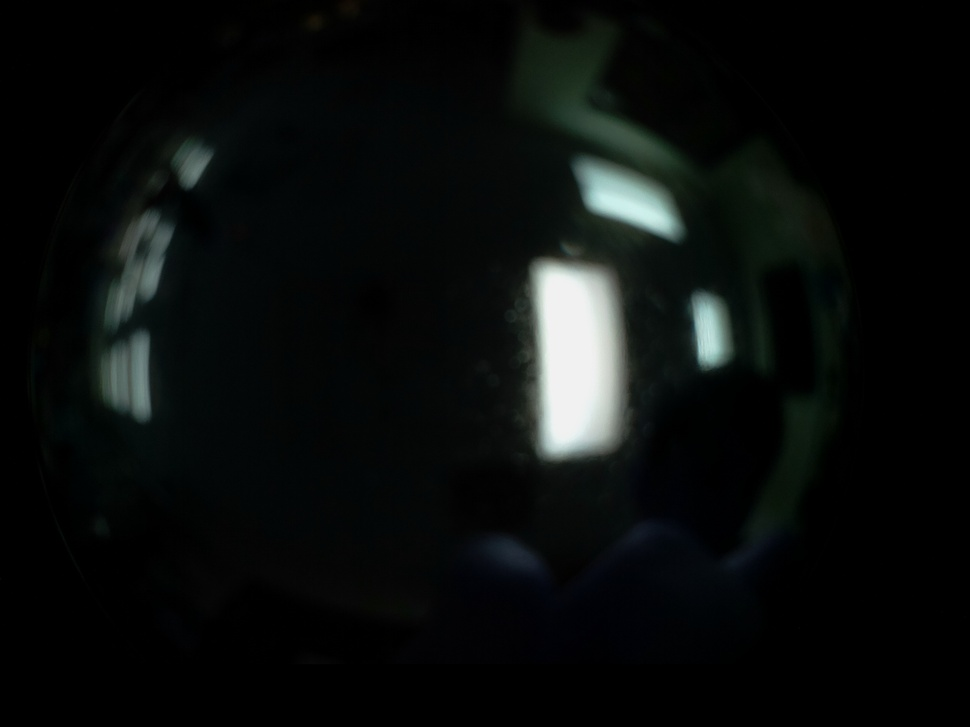
#> input picture quadcopter_new2/MyImage4.jpg, 970 x 727 px, shrunk from 2592 x 1944 before the run
$ python canny.py ../quadcopter_new2/MyImage4.jpg
#> lines starting #> are read from the running program, lines starting #| are printed output that depends on the picture; after the words box and inside, x2 and y2 are one past the last pixel; in counts of white or black regions, pixels touching at a corner belong together
import numpy as np
import cv2 as cv
from matplotlib import pyplot as plt
from sys import argv
img = cv.imread(argv[1],0)
#> img: shape (727, 970); min 0, max 242, mean 12.4
edges = cv.Canny(img,100,200)
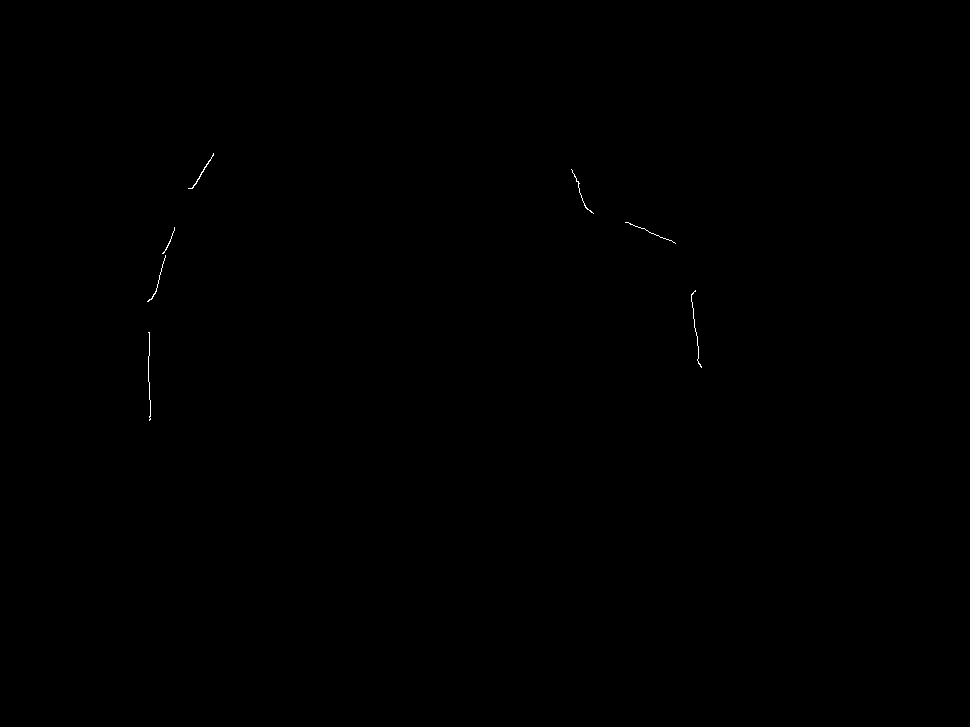
#> edges: shape (727, 970); 0.06% white in thin lines or dots, all inside (x1, y1, x2, y2) = (147, 153, 702, 421)
plt.subplot(121),plt.imshow(img,cmap = 'gray')
plt.title('Original Image'), plt.xticks([]), plt.yticks([])
plt.subplot(122),plt.imshow(edges,cmap = 'gray')
plt.title('Edge Image'), plt.xticks([]), plt.yticks([])
plt.show()
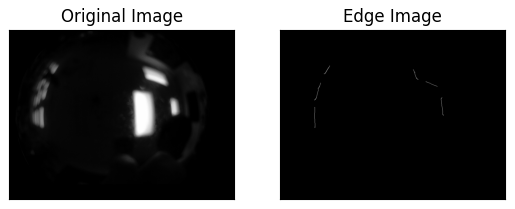
#> figure drawn by matplotlib, 2 panels

$ run again, on quadcopter_new2/MyImage6.jpg
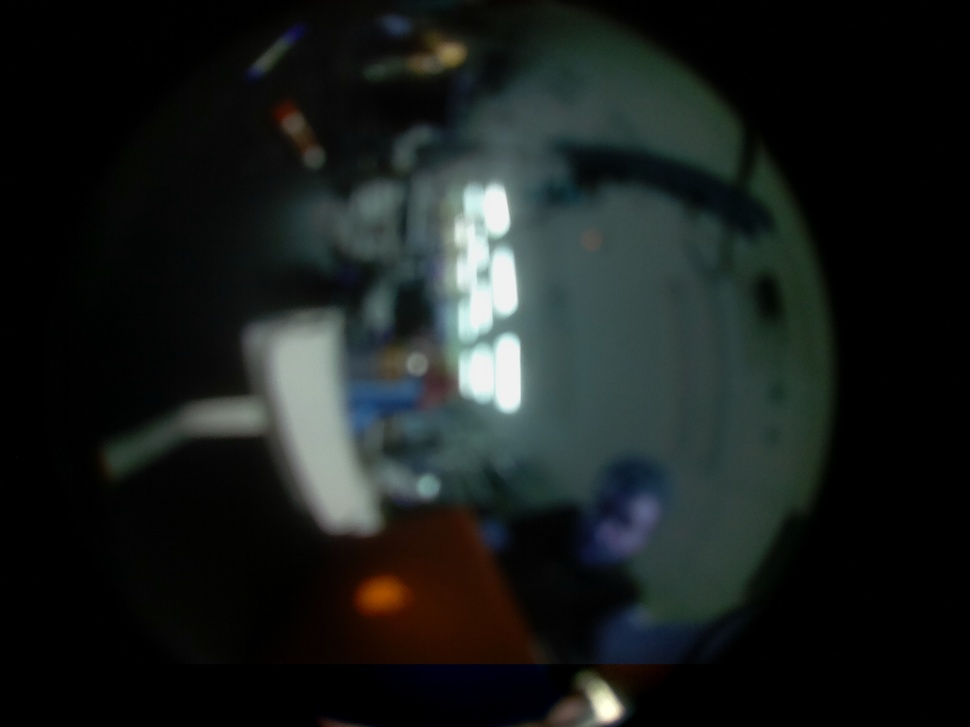
#> input picture quadcopter_new2/MyImage6.jpg, 970 x 727 px, shrunk from 2592 x 1944 before the run
#> `edges = cv.Canny(img,100,200)`:
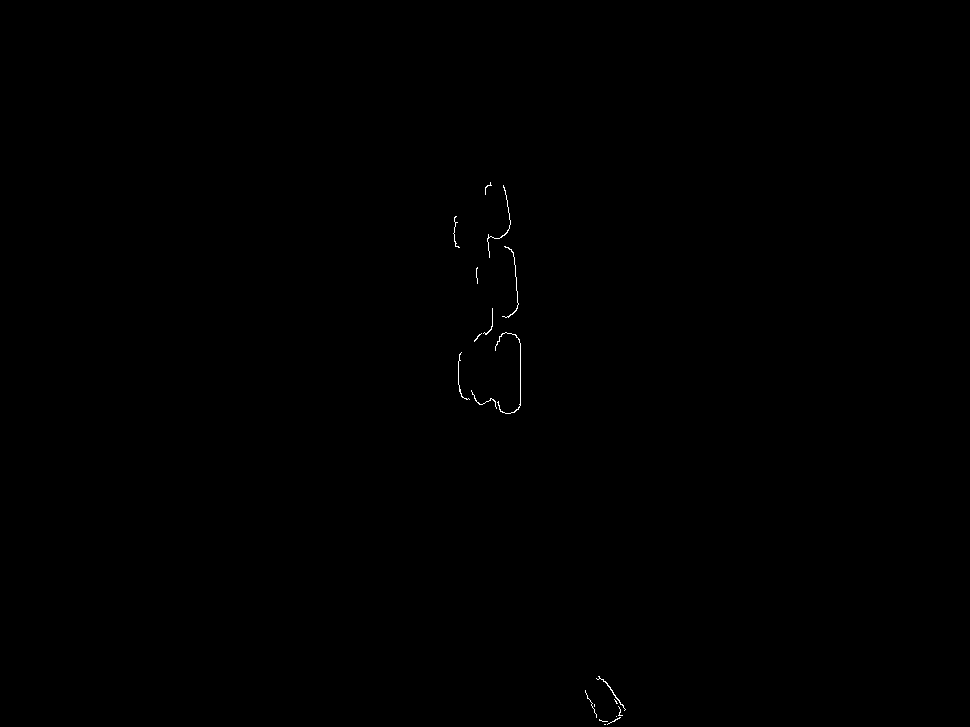
#> edges: shape (727, 970); 0.1% white in thin lines or dots, all inside (x1, y1, x2, y2) = (453, 182, 626, 725)
#> `plt.show()`:
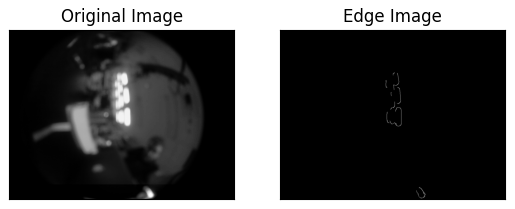
#> figure drawn by matplotlib, 2 panels

$ run again, on quadcopter_new2/MyImage8.jpg
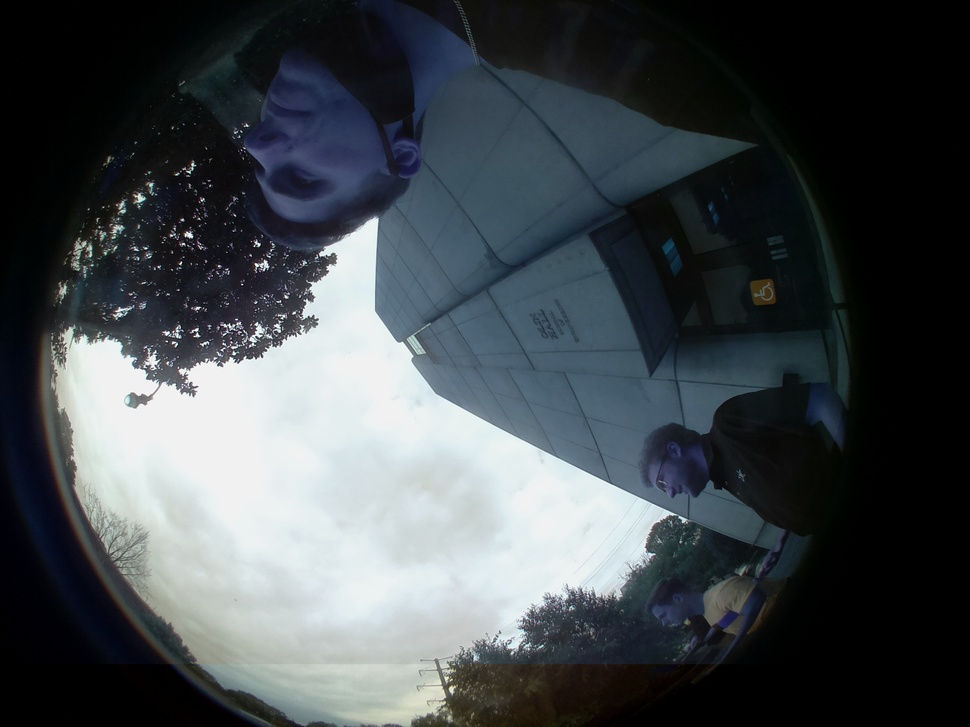
#> input picture quadcopter_new2/MyImage8.jpg, 970 x 727 px, shrunk from 2592 x 1944 before the run
#> `edges = cv.Canny(img,100,200)`:
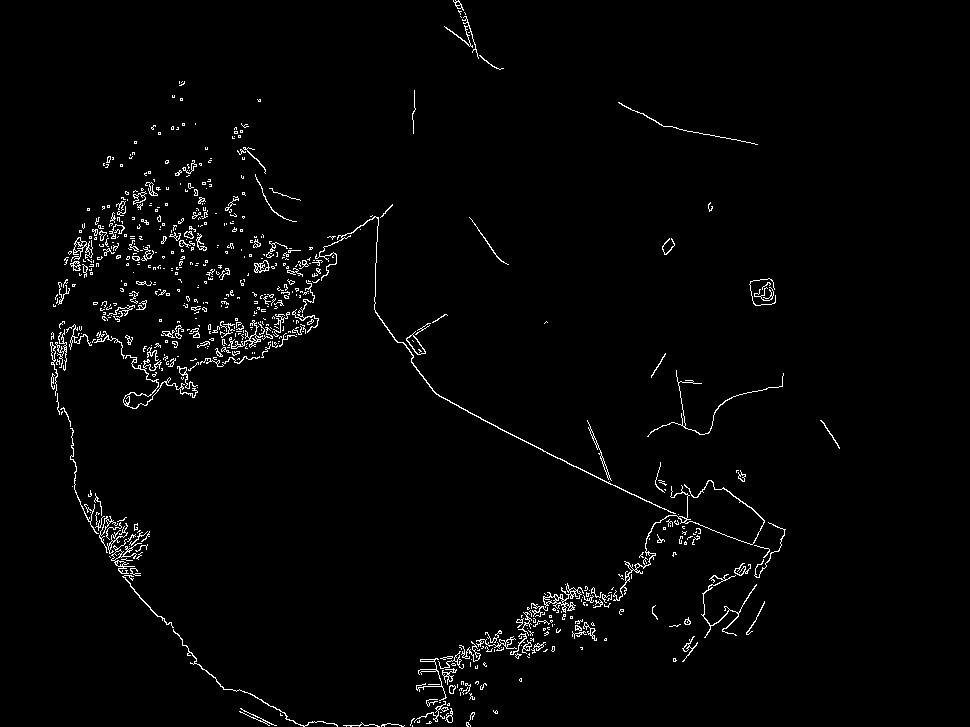
#> edges: shape (727, 970); 2% white in thin lines or dots, all inside (x1, y1, x2, y2) = (50, 0, 840, 727)
#> `plt.show()`:
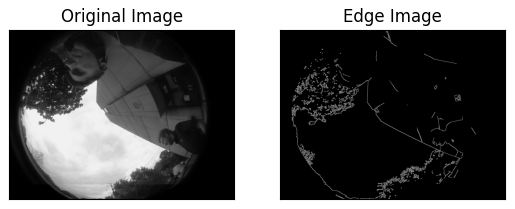
#> figure drawn by matplotlib, 2 panels

$ run again, on quadcopter_new2/MyImage9.jpg
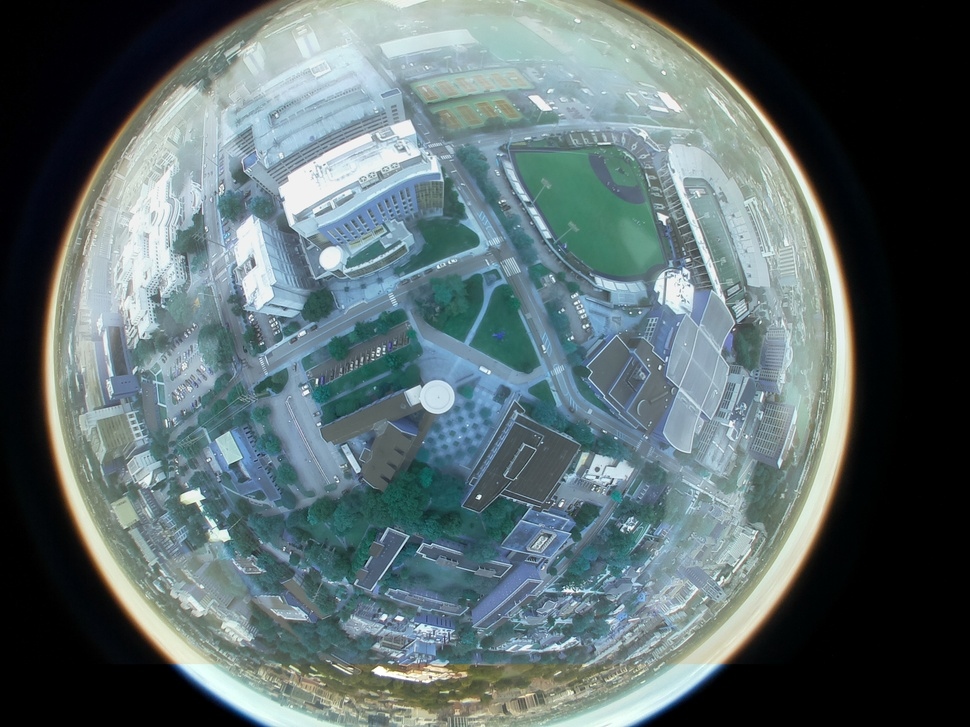
#> input picture quadcopter_new2/MyImage9.jpg, 970 x 727 px, shrunk from 2592 x 1944 before the run
#> `edges = cv.Canny(img,100,200)`:
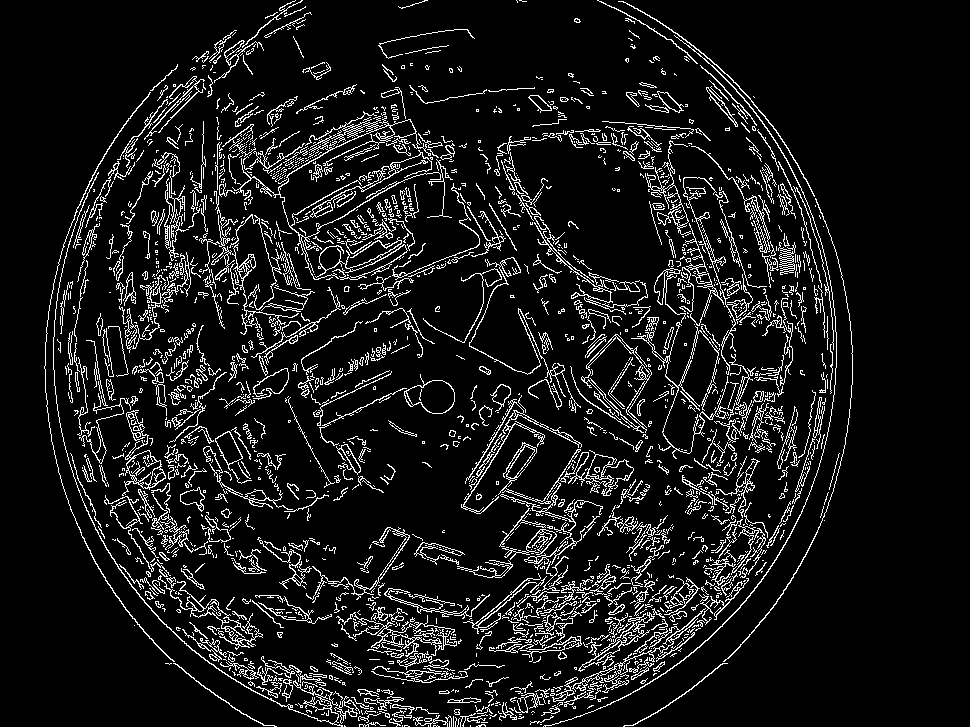
#> edges: shape (727, 970); 9.4% white in thin lines or dots, all inside (x1, y1, x2, y2) = (44, 0, 853, 727)
#> `plt.show()`:
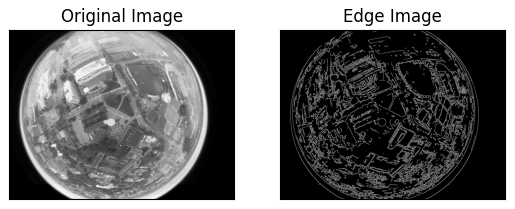
#> figure drawn by matplotlib, 2 panels
